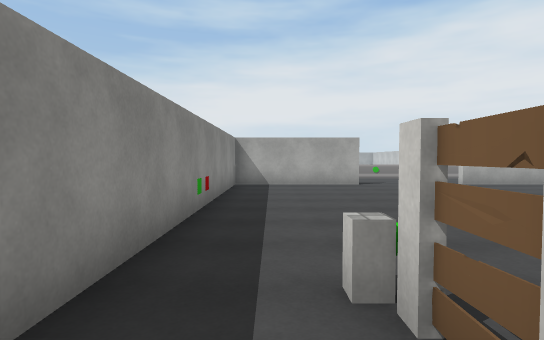
[1] (above)

17 first-person views from a walk through a Unity game level. The camera is 1.5 m above the floor, tilts 2° down and sees 80° across. The floor is counted in squares, 1.8 m on a side. Each view is taken from the middle of a square. On the plan, view 1 faces up. The plan holds only what a view shows up to about 11 squares ahead; the rest is blank. The place goes on beyond the plan. The player is left out. Some surface patterns are stand-ins.

[2]
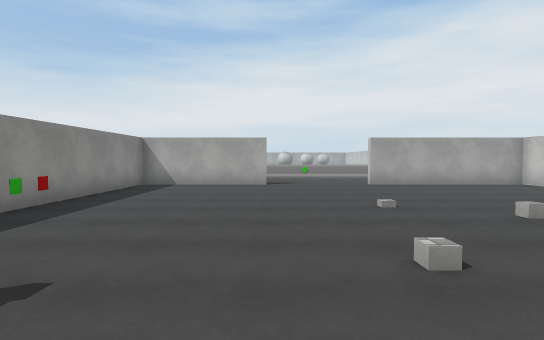

[3]
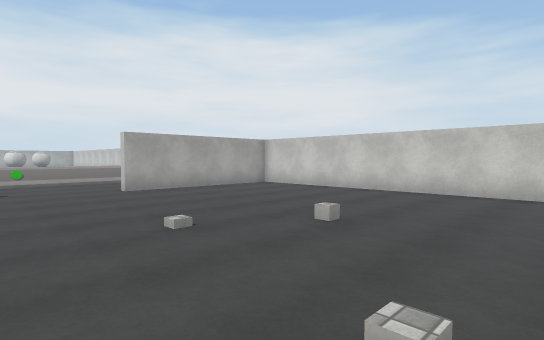

[4]
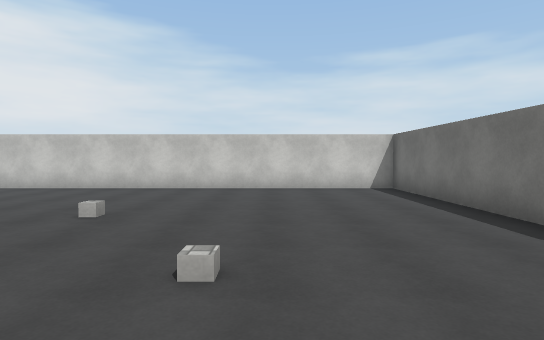

[5]
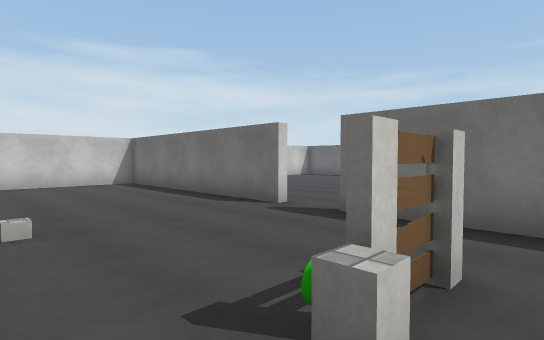

[6]
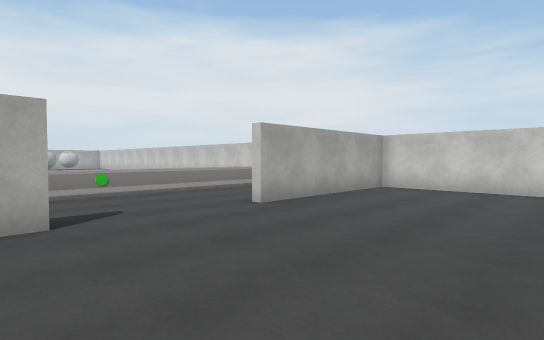

[7]
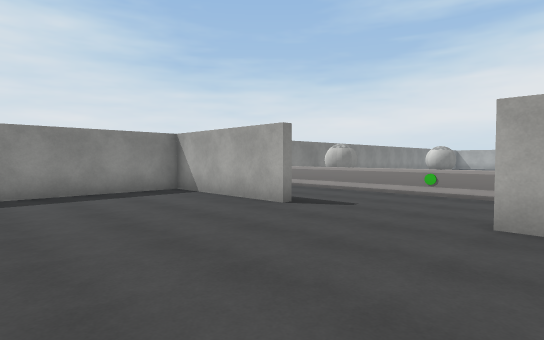

[8]
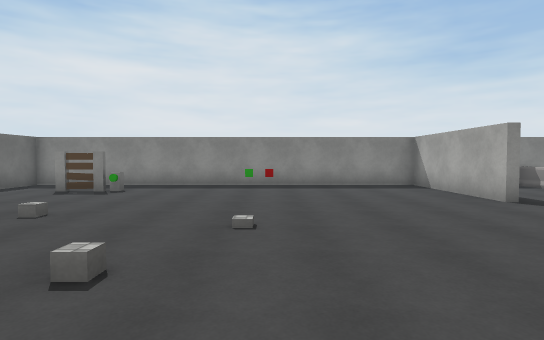

[9]
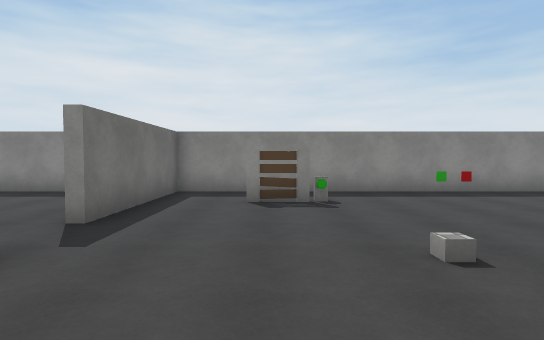

[10]
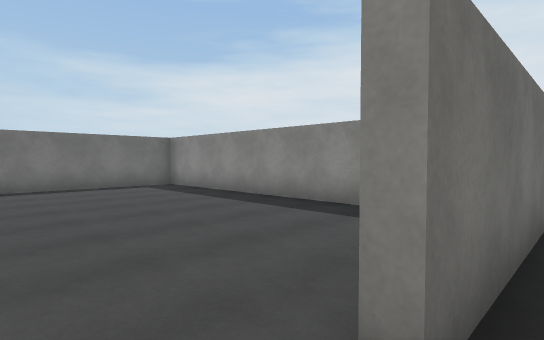

[11]
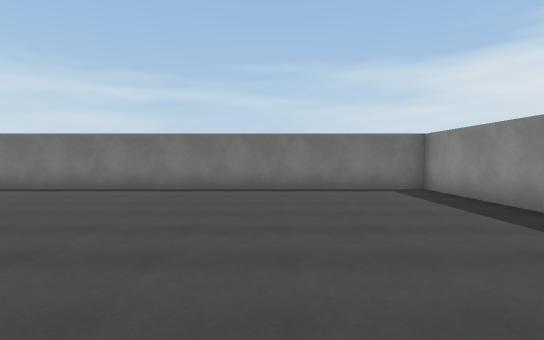

[12]
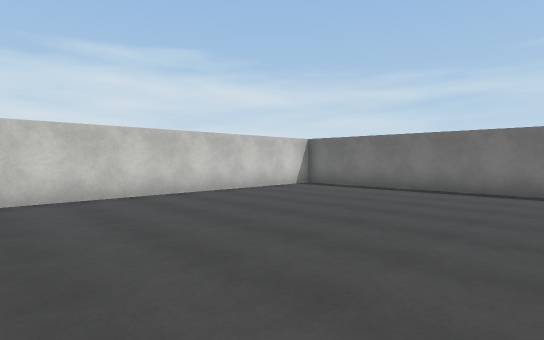

[13]
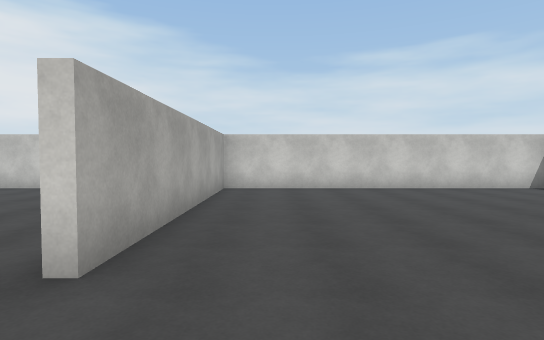

[14]
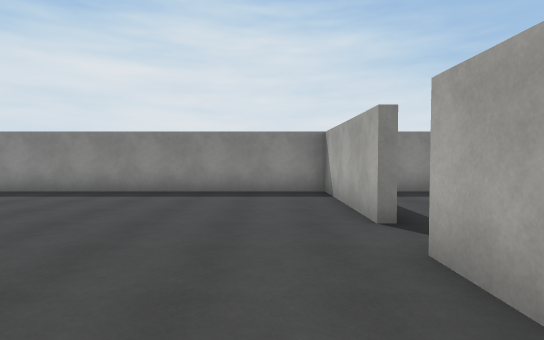

[15]
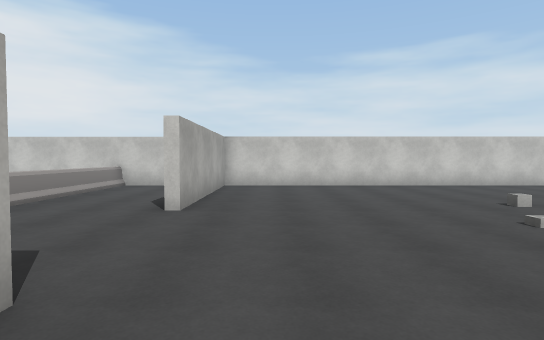

[16]
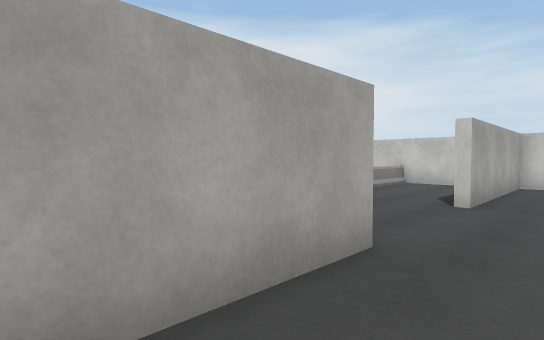

[17]
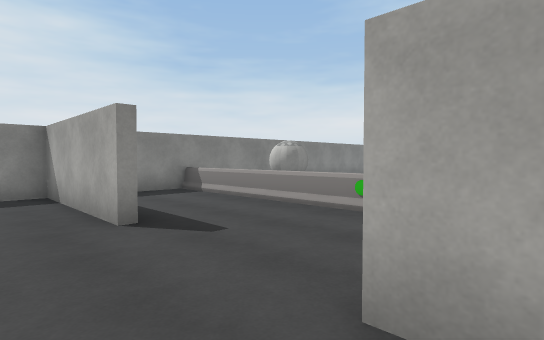

### Floor plan
Ten units are one square. View 1 is at (0, 0); x grows to the right and y downward. Boxes are objects, and circles mark ways between rooms. Rooms are numbered by the first view taken in them; rooms with no view inside come last. Other rooms are left out.
<svg viewBox="-18 -150 134 264">
<path fill="none" stroke="#000" d="M29 -105 -12 -105 -12 14 29 14M41 14 111 14 111 -105 61 -105M111 -120 111 -140M-12 -139 -12 -124M111 -137 -13 -137M29 16 -12 16 -12 109 108 109M111 108 111 16 41 16"/>
<rect x="5" y="-15" width="10" height="10" fill="#bbb"><title>fence</title></rect>
<rect x="5" y="-25" width="10" height="10" fill="#bbb"><title>block</title></rect>
<rect x="5" y="-35" width="10" height="10" fill="#bbb"><title>green cylinder</title></rect>
<rect x="35" y="-145" width="10" height="10" fill="#bbb"><title>other object</title></rect>
<circle cx="35" cy="10" r="3" fill="#2a7"/>
<text x="40" y="-60">1</text>
<text x="40" y="60">2</text>
</svg>
Room 1 opens to room 2.

Where each view was taken, in squares from view 1:
view 1: 0 up, 0 right, facing up
view 2: 0 up, 3 right, facing up
view 3: 2 up, 3 right, facing up-right
view 4: 2 up, 2 right, facing right
view 5: 3 up, 0 right, facing down-right
view 6: 6 up, 2 right, facing up-right
view 7: 6 up, 7 right, facing up-left
view 8: 6 up, 9 right, facing left
view 9: 1 up, 7 right, facing left
view 10: 1 down, 4 right, facing down-left
view 11: 2 down, 3 right, facing down
view 12: 2 down, 4 right, facing down-right
view 13: 3 down, 2 right, facing right
view 14: 3 down, 7 right, facing left
view 15: 9 up, 1 right, facing right
view 16: 9 up, 0 right, facing up-right
view 17: 9 up, 7 right, facing up-left
